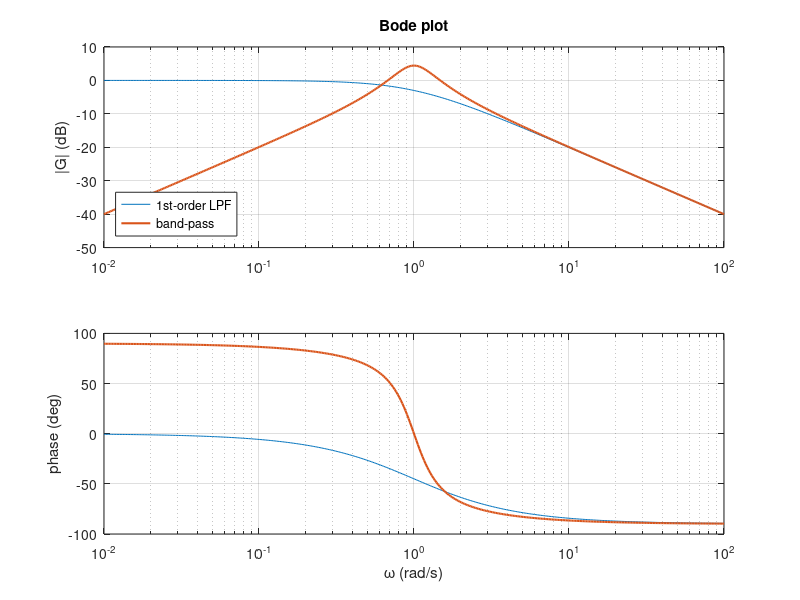

Recreate this plot in MATLAB.
% bode_plot.m
% Bode magnitude/phase plots for a low-pass and a band-pass filter.
% bode returns (mag, phase, w) in linear units / radians; convert
% manually for the canonical dB / degrees view.



clear
close all

% Two systems.
G_lp = tf(1,        [1, 1]);             % 1st-order LPF, wc = 1 rad/s
G_bp = tf([1, 0],   [1, 0.6, 1]);        % band-pass, w0 = 1, Q ~ 1.7

w = logspace(-2, 2, 400);

[mag_lp, ph_lp] = bode(G_lp, w);
[mag_bp, ph_bp] = bode(G_bp, w);

% bode returns 3-D arrays (out × in × w); squeeze for SISO.
mag_lp = squeeze(mag_lp); ph_lp = squeeze(ph_lp);
mag_bp = squeeze(mag_bp); ph_bp = squeeze(ph_bp);

figure;
subplot(2, 1, 1);
semilogx(w, 20*log10(mag_lp), w, 20*log10(mag_bp), 'LineWidth', 1.5);
grid on;
ylabel('|G| (dB)');
legend('1st-order LPF', 'band-pass', 'location', 'southwest');
title('Bode plot');

subplot(2, 1, 2);
semilogx(w, ph_lp, w, ph_bp, 'LineWidth', 1.5);
grid on;
xlabel('\omega (rad/s)'); ylabel('phase (deg)');
